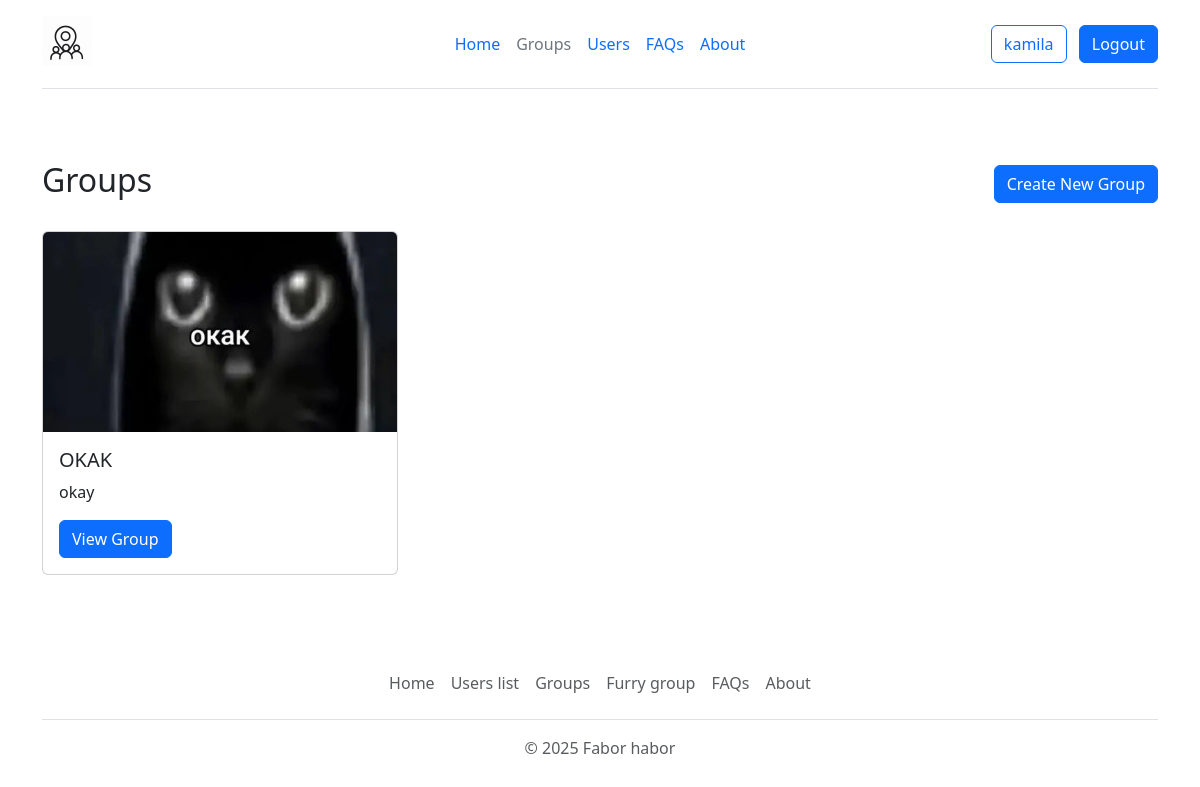
The page /groups (signed in) on the database its author committed.
### app.py (models this page shows, shortened)
class Group(db.Model):
    id = db.Column(db.Integer, primary_key=True)
    name = db.Column(db.String(100), nullable=False)
    description = db.Column(db.Text)
    admin_id = db.Column(db.Integer, db.ForeignKey('user.id'), nullable=False)
    image = db.Column(db.String(20), nullable=False, default='default.jpg')
    date_created = db.Column(db.DateTime, nullable=False, default=datetime.utcnow)
    posts = db.relationship('Post', backref='group', lazy=True)
    members = db.relationship('User', secondary=group_members, backref=db.backref('groups', lazy='dynamic'))

### app.py (the view)
@app.route('/groups')
def groups():
    groups = Group.query.all()
    form = GroupForm()
    return render_template('groups.html', groups=groups, form=form)

### templates/groups.html (shortened to what this page needs)
{% extends 'base.html' %}
{% block content %}
<div class="container py-5">
    <div class="d-flex justify-content-between align-items-center mb-4">
        <h2>Groups</h2>
        {% if session.get('user_id') %}
        <button type="button" class="btn btn-primary" data-bs-toggle="modal" data-bs-target="#createGroupModal">
            Create New Group
        </button>
        {% endif %}
    </div>
    <div class="row row-cols-1 row-cols-md-3 g-4">
        {% for group in groups %}
        <div class="col">
            <div class="card h-100">
                <img src="/static/group_images/{{ group.image }}" class="card-img-top" alt="{{ group.name }}"
                     style="height: 200px; object-fit: cover;">
                <div class="card-body">
                    <h5 class="card-title">{{ group.name }}</h5>
                    <p class="card-text">{{ group.description }}</p>
                    {% if session.get('user_id') %}
                    <a href="{{ url_for('group_page', group_id=group.id) }}" class="btn btn-primary">View Group</a>
                    {% else %}
                    <a href="{{ url_for('login') }}" class="btn btn-primary">Login to Join</a>
                    {% endif %}
                </div>
            </div>
        </div>
        {% endfor %}
    </div>
</div>
{% include 'footer.html'%}
{% endblock %}

### rows shown on the page
Group: image (picture), name "OKAK", description "okay"

### other values the page prints
{{ session.get('username') }} "kamila"
